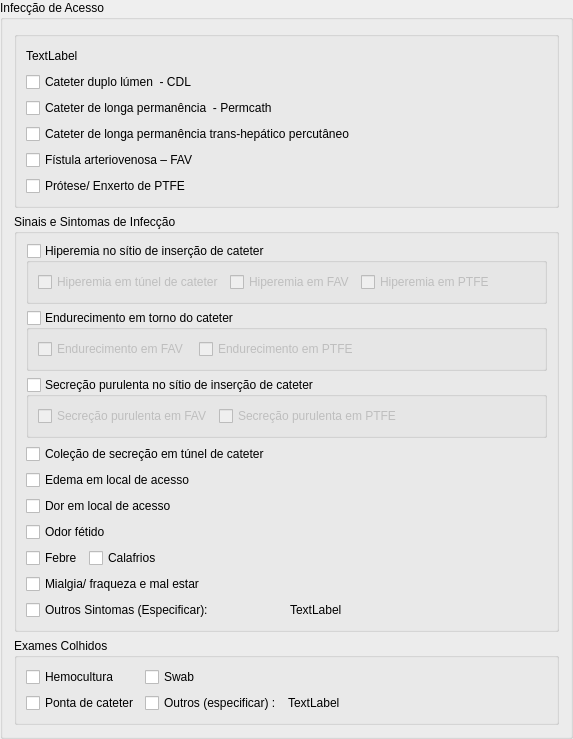
             <widget class="QGroupBox" name="groupBox">
              <property name="title">
               <string>Infecção de Acesso</string>
              </property>
              <layout class="QVBoxLayout" name="verticalLayout_4">
               <item>
                <widget class="QGroupBox" name="groupBox_op1">
                 <property name="title">
                  <string/>
                 </property>
                 <layout class="QVBoxLayout" name="verticalLayout">
                  <item>
                   <layout class="QHBoxLayout" name="horizontalLayout">
                    <item>
                     <widget class="QLabel" name="data">
                      <property name="text">
                       <string>TextLabel</string>
                      </property>
                     </widget>
                    </item>
                    <item>
                     <spacer name="horizontalSpacer">
                      <property name="orientation">
                       <enum>Qt::Horizontal</enum>
                      </property>
                      <property name="sizeHint" stdset="0">
                       <size>
                        <width>40</width>
                        <height>20</height>
                       </size>
                      </property>
                     </spacer>
                    </item>
                   </layout>
                  </item>
                  <item>
                   <widget class="QCheckBox" name="checkBox_CDL">
                    <property name="text">
                     <string>Cateter duplo lúmen  - CDL</string>
                    </property>
                   </widget>
                  </item>
                  <item>
                   <widget class="QCheckBox" name="checkBox_Permicath">
                    <property name="text">
                     <string>Cateter de longa permanência  - Permcath</string>
                    </property>
                   </widget>
                  </item>
                  <item>
                   <widget class="QCheckBox" name="checkBox_transHepatico">
                    <property name="text">
                     <string>Cateter de longa permanência trans-hepático percutâneo</string>
                    </property>
                   </widget>
                  </item>
                  <item>
                   <widget class="QCheckBox" name="checkBox_FAV">
                    <property name="text">
                     <string>Fístula arteriovenosa – FAV </string>
                    </property>
                   </widget>
                  </item>
                  <item>
                   <widget class="QCheckBox" name="checkBox_PTFE">
                    <property name="text">
                     <string>Prótese/ Enxerto de PTFE  </string>
                    </property>
                   </widget>
                  </item>
                 </layout>
                </widget>
               </item>
               <item>
                <widget class="QGroupBox" name="groupBox_op2">
                 <property name="title">
                  <string>Sinais e Sintomas de Infecção</string>
                 </property>
                 <layout class="QVBoxLayout" name="verticalLayout_2">
                  <item>
                   <widget class="QGroupBox" name="groupBox_HiperamiaNoStioDeInsercaoDeCAteter">
                    <property name="title">
                     <string>Hiperemia no sítio de inserção de cateter</string>
                    </property>
                    <property name="checkable">
                     <bool>true</bool>
                    </property>
                    <property name="checked">
                     <bool>false</bool>
                    </property>
                    <layout class="QHBoxLayout" name="horizontalLayout_2">
                     <item>
                      <widget class="QCheckBox" name="checkBox_HiperamiaEmTunelDeCateter">
                       <property name="text">
                        <string>Hiperemia em túnel de cateter</string>
                       </property>
                      </widget>
                     </item>
                     <item>
                      <widget class="QCheckBox" name="checkBox_hiperamiaEmFAV">
                       <property name="text">
                        <string>Hiperemia em FAV</string>
                       </property>
                      </widget>
                     </item>
                     <item>
                      <widget class="QCheckBox" name="checkBox_hiperamiaEmPTFE">
                       <property name="text">
                        <string>Hiperemia em PTFE</string>
                       </property>
                      </widget>
                     </item>
                     <item>
                      <spacer name="horizontalSpacer_3">
                       <property name="orientation">
                        <enum>Qt::Horizontal</enum>
                       </property>
                       <property name="sizeHint" stdset="0">
                        <size>
                         <width>40</width>
                         <height>20</height>
                        </size>
                       </property>
                      </spacer>
                     </item>
                    </layout>
                   </widget>
                  </item>
                  <item>
                   <widget class="QGroupBox" name="groupBox_endurecimentoEmTornoDoCateter">
                    <property name="title">
                     <string>Endurecimento em torno do cateter </string>
                    </property>
                    <property name="checkable">
                     <bool>true</bool>
                    </property>
                    <property name="checked">
                     <bool>false</bool>
                    </property>
                    <layout class="QHBoxLayout" name="horizontalLayout_3">
                     <item>
                      <widget class="QCheckBox" name="checkBox_endurecimentoEmFAV">
                       <property name="text">
                        <string>Endurecimento em FAV </string>
                       </property>
                      </widget>
                     </item>
                     <item>
                      <widget class="QCheckBox" name="checkBox_endurecimentoEmPTFE">
                       <property name="text">
                        <string>Endurecimento em PTFE</string>
                       </property>
                      </widget>
                     </item>
                     <item>
                      <spacer name="horizontalSpacer_4">
                       <property name="orientation">
                        <enum>Qt::Horizontal</enum>
                       </property>
                       <property name="sizeHint" stdset="0">
                        <size>
                         <width>40</width>
                         <height>20</height>
                        </size>
                       </property>
                      </spacer>
                     </item>
                    </layout>
                   </widget>
                  </item>
                  <item>
                   <widget class="QGroupBox" name="groupBox_secrecao">
                    <property name="title">
                     <string>Secreção purulenta no sítio de inserção de cateter</string>
                    </property>
                    <property name="checkable">
                     <bool>true</bool>
                    </property>
                    <property name="checked">
                     <bool>false</bool>
                    </property>
                    <layout class="QHBoxLayout" name="horizontalLayout_4">
                     <item>
                      <widget class="QCheckBox" name="checkBox_secrecaoFAV">
                       <property name="text">
                        <string>Secreção purulenta em FAV</string>
                       </property>
                      </widget>
                     </item>
                     <item>
                      <widget class="QCheckBox" name="checkBox_secrecaoPTFE">
                       <property name="text">
                        <string>Secreção purulenta em PTFE</string>
                       </property>
                      </widget>
                     </item>
                     <item>
                      <spacer name="horizontalSpacer_5">
                       <property name="orientation">
                        <enum>Qt::Horizontal</enum>
                       </property>
                       <property name="sizeHint" stdset="0">
                        <size>
                         <width>40</width>
                         <height>20</height>
                        </size>
                       </property>
                      </spacer>
                     </item>
                    </layout>
                   </widget>
                  </item>
                  <item>
                   <widget class="QCheckBox" name="checkBox_colecaoDeSecrecao">
                    <property name="text">
                     <string>Coleção de secreção em túnel de cateter</string>
                    </property>
                   </widget>
                  </item>
                  <item>
                   <widget class="QCheckBox" name="checkBox_edemaEmLocalDeAcesso">
                    <property name="text">
                     <string>Edema em local de acesso </string>
                    </property>
                   </widget>
                  </item>
                  <item>
                   <widget class="QCheckBox" name="checkBox_dorEmLocalDeAcesso">
                    <property name="text">
                     <string>Dor em local de acesso </string>
                    </property>
                   </widget>
                  </item>
                  <item>
                   <widget class="QCheckBox" name="checkBox_odorFetido">
                    <property name="text">
                     <string>Odor fétido</string>
                    </property>
                   </widget>
                  </item>
                  <item>
                   <layout class="QHBoxLayout" name="horizontalLayout_5">
                    <item>
                     <widget class="QCheckBox" name="checkBox_febre">
                      <property name="text">
                       <string>Febre</string>
                      </property>
                     </widget>
                    </item>
                    <item>
                     <widget class="QCheckBox" name="checkBox_calafrios">
                      <property name="text">
                       <string>Calafrios</string>
                      </property>
                     </widget>
                    </item>
                    <item>
                     <spacer name="horizontalSpacer_2">
                      <property name="orientation">
                       <enum>Qt::Horizontal</enum>
                      </property>
                      <property name="sizeHint" stdset="0">
                       <size>
                        <width>40</width>
                        <height>20</height>
                       </size>
                      </property>
                     </spacer>
                    </item>
                   </layout>
                  </item>
                  <item>
                   <widget class="QCheckBox" name="checkBox_mialgia">
                    <property name="text">
                     <string>Mialgia/ fraqueza e mal estar </string>
                    </property>
                   </widget>
                  </item>
                  <item>
                   <layout class="QHBoxLayout" name="horizontalLayout_6">
                    <item>
                     <widget class="QCheckBox" name="checkBox_outrosSinais">
                      <property name="text">
                       <string>Outros Sintomas (Especificar):</string>
                      </property>
                     </widget>
                    </item>
                    <item>
                     <widget class="QLabel" name="outros_sintomas">
                      <property name="text">
                       <string>TextLabel</string>
                      </property>
                     </widget>
                    </item>
                   </layout>
                  </item>
                 </layout>
                </widget>
               </item>
               <item>
                <widget class="QGroupBox" name="groupBox_op3">
                 <property name="title">
                  <string>Exames Colhidos</string>
                 </property>
                 <layout class="QGridLayout" name="gridLayout_2">
                  <item row="0" column="1">
                   <widget class="QCheckBox" name="checkBox_swab">
                    <property name="text">
                     <string>Swab </string>
                    </property>
                   </widget>
                  </item>
                  <item row="0" column="0">
                   <widget class="QCheckBox" name="checkBox_hemocultura">
                    <property name="text">
                     <string>Hemocultura </string>
                    </property>
                   </widget>
                  </item>
                  <item row="0" column="3">
                   <spacer name="horizontalSpacer_6">
                    <property name="orientation">
                     <enum>Qt::Horizontal</enum>
                    </property>
                    <property name="sizeHint" stdset="0">
                     <size>
                      <width>40</width>
                      <height>20</height>
                     </size>
                    </property>
                   </spacer>
                  </item>
                  <item row="1" column="0">
                   <widget class="QCheckBox" name="checkBox_pontaDeCateter">
                    <property name="text">
                     <string>Ponta de cateter</string>
                    </property>
                   </widget>
                  </item>
                  <item row="1" column="1">
                   <layout class="QHBoxLayout" name="horizontalLayout_7">
                    <item>
                     <widget class="QCheckBox" name="checkBox_outrosExames_2">
                      <property name="text">
                       <string>Outros (especificar) :</string>
                      </property>
                     </widget>
                    </item>
                    <item>
                     <widget class="QLabel" name="outros_exames_colhidos">
                      <property name="text">
                       <string>TextLabel</string>
                      </property>
                     </widget>
                    </item>
                   </layout>
                  </item>
                 </layout>
                </widget>
               </item>
              </layout>
             </widget>
